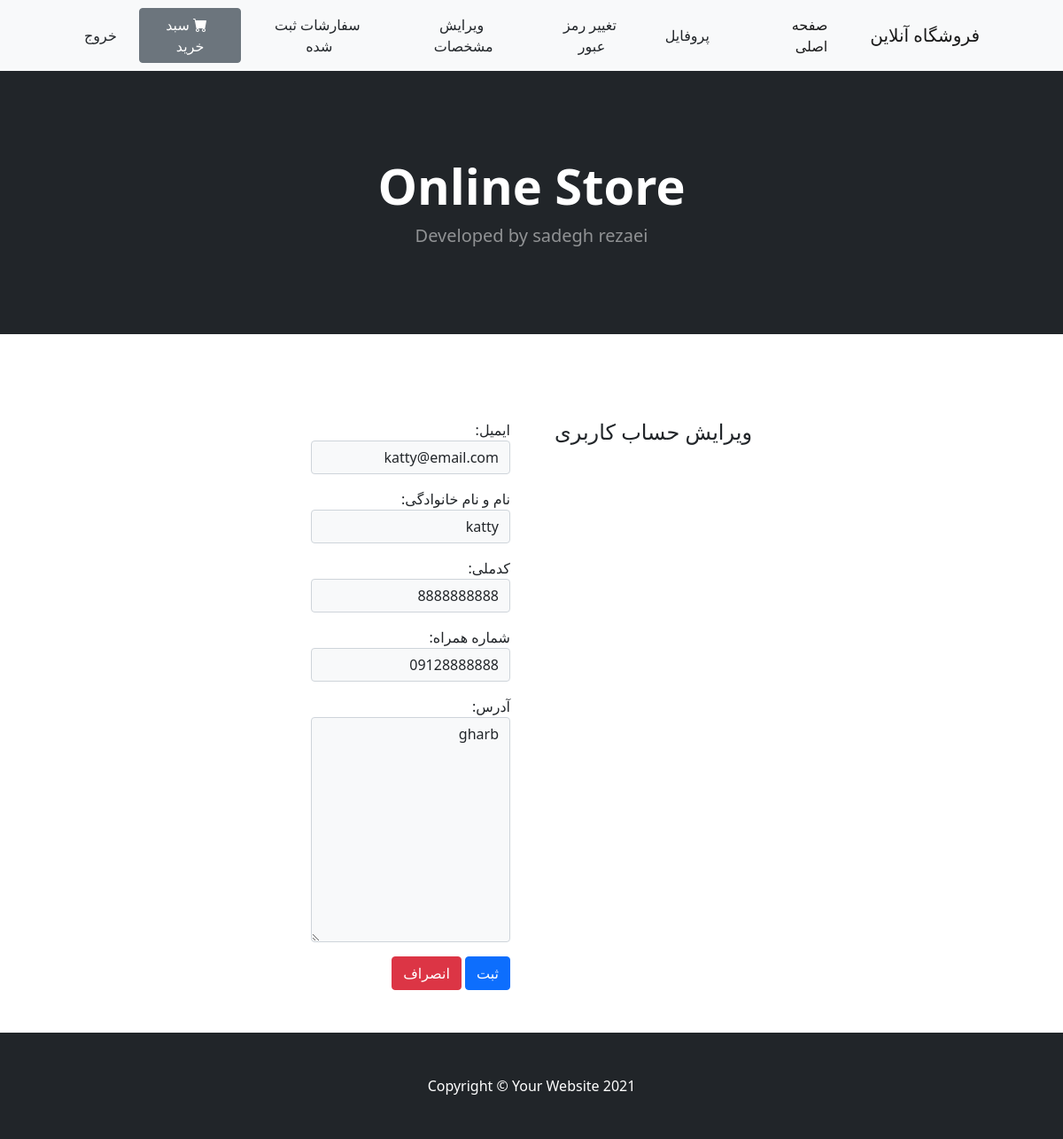
Screenshot of /accounts/user-edit/ (signed in) with the database file from the repository.
### accounts/models.py (models this page shows, shortened)
class User(AbstractBaseUser):
    email =         models.EmailField(max_length=254, unique=True)
    full_name =     models.CharField(max_length=200)
    national_code = models.CharField(max_length=10, unique=True) #validate
    mobile =        models.CharField(max_length=11, unique=True) #validate
    address =       models.TextField()
    ACCESS_LEVELS = (
        ('s','simple'),
        ('o','operator')
    )
    access_level =  models.CharField(max_length=1,  choices=ACCESS_LEVELS, default = 's')
    is_admin =      models.BooleanField(default=False)
    is_active =     models.BooleanField(default=True)
    created =       models.DateTimeField(auto_now_add=True)
    updated =       models.DateTimeField(auto_now=True)
    USERNAME_FIELD = 'email'
    REQUIRED_FIELDS = ['full_name', 'national_code', 'mobile', 'address']
    objects = MyUserManager()

### accounts/views.py (the view)
# urls.py: path('user-edit/', views.user_edit, name="user_edit"),
@login_required
def user_edit(request):
    myid = request.user.id
    me = get_object_or_404(User, id = myid)
    if request.method =='POST':
        form = UserChangeForm(request.POST, instance=me)
        if form.is_valid():
            form.save()
            messages.success(request,'ویرایش مشخصات با موفقیت انجام شد','success')
            return redirect('accounts:user_profile')
    else :
        form = UserChangeForm(instance=me)
    context = {
        'form' : form
    }
    return render (request,'accounts/user_edit.html',context)

### templates/accounts/user_edit.html (shortened to what this page needs)
{% extends 'base_accounts.html' %}
{% block content %}
    <h4> ویرایش حساب کاربری </h4>
    <form action='' method="POST">
        {{ form.as_p }}
        <input type='submit' class='btn btn-primary' value='ثبت'>
        <a href="{% url 'accounts:user_profile' %}" type="button" class="btn btn-danger">انصراف</a>
    </form>
{% endblock %}

### rows the page displays
User: email "katty@email.com", full_name "katty", national_code "8888888888", mobile "09128888888", address "gharb"
